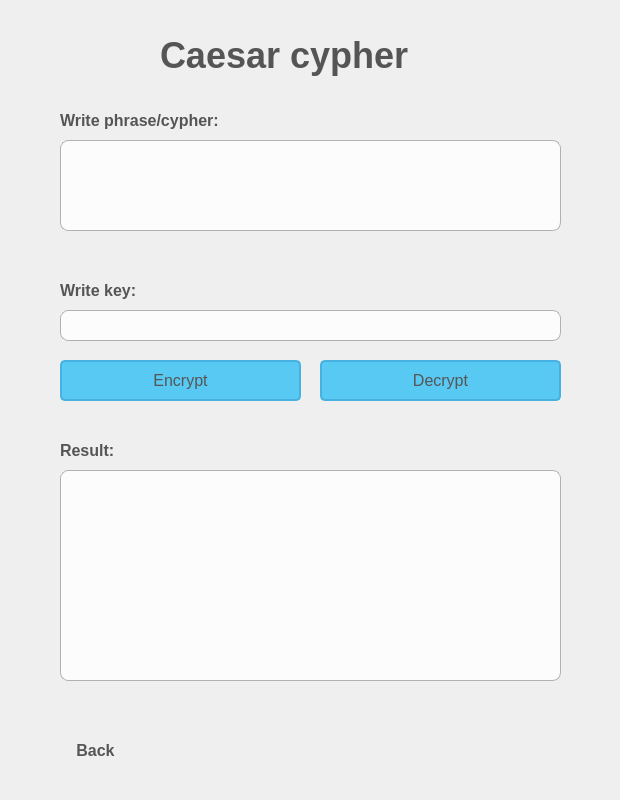
<?xml version="1.0" encoding="UTF-8"?>
<ui version="4.0">
 <class>Caesar_Cyper</class>
 <widget class="QWidget" name="Caesar_Cyper">
  <property name="geometry">
   <rect>
    <x>0</x>
    <y>0</y>
    <width>620</width>
    <height>800</height>
   </rect>
  </property>
  <property name="windowTitle">
   <string>Caesar cyper</string>
  </property>
  <property name="windowIcon">
   <iconset>
    <normaloff>caesar.ico</normaloff>caesar.ico</iconset>
  </property>
  <property name="styleSheet">
   <string notr="true">background-color: qlineargradient(x1:0, y1:0, x2:1, y2:1,
                                      stop:0 #4facfe, stop:1 #00f2fe);</string>
  </property>
  <widget class="QLineEdit" name="input">
   <property name="geometry">
    <rect>
     <x>60</x>
     <y>140</y>
     <width>501</width>
     <height>91</height>
    </rect>
   </property>
   <property name="toolTip">
    <string>&lt;html&gt;&lt;head/&gt;&lt;body&gt;&lt;p&gt;&lt;br/&gt;&lt;/p&gt;&lt;/body&gt;&lt;/html&gt;</string>
   </property>
   <property name="whatsThis">
    <string>&lt;html&gt;&lt;head/&gt;&lt;body&gt;&lt;p&gt;&lt;br/&gt;&lt;/p&gt;&lt;/body&gt;&lt;/html&gt;</string>
   </property>
   <property name="styleSheet">
    <string notr="true">background-color: rgba(255, 255, 255, 200); /* Легкая прозрачность */
    border-radius: 8px; /* Закругленные углы */
    border: 1px solid #b1b1b1; /* Граница вокруг текстового поля */
    padding: 5px; /* Немного отступа внутри поля */
    color: #333; /* Цвет текста */</string>
   </property>
   <property name="text">
    <string/>
   </property>
  </widget>
  <widget class="QLineEdit" name="input_key">
   <property name="geometry">
    <rect>
     <x>60</x>
     <y>310</y>
     <width>501</width>
     <height>31</height>
    </rect>
   </property>
   <property name="styleSheet">
    <string notr="true">background-color: rgba(255, 255, 255, 200); /* Легкая прозрачность */
    border-radius: 8px; /* Закругленные углы */
    border: 1px solid #b1b1b1; /* Граница вокруг текстового поля */
    padding: 5px; /* Немного отступа внутри поля */
    color: #333; /* Цвет текста */</string>
   </property>
   <property name="text">
    <string/>
   </property>
  </widget>
  <widget class="QLabel" name="label">
   <property name="geometry">
    <rect>
     <x>160</x>
     <y>20</y>
     <width>291</width>
     <height>71</height>
    </rect>
   </property>
   <property name="styleSheet">
    <string notr="true">QLabel {
    background-color: transparent; /* Прозрачный фон */
    color: #555; /* Цвет текста */
    font-size: 36px; /* Размер шрифта */
    font-weight: bold; /* Жирное начертание */
}</string>
   </property>
   <property name="text">
    <string>Caesar cypher</string>
   </property>
  </widget>
  <widget class="QLabel" name="label_2">
   <property name="geometry">
    <rect>
     <x>60</x>
     <y>110</y>
     <width>191</width>
     <height>21</height>
    </rect>
   </property>
   <property name="styleSheet">
    <string notr="true">QLabel {
    background-color: transparent; /* Прозрачный фон */
    color: #555; /* Цвет текста */
    font-size: 16px; /* Размер шрифта */
    font-weight: bold; /* Жирное начертание */
}</string>
   </property>
   <property name="text">
    <string>Write phrase/cypher:</string>
   </property>
  </widget>
  <widget class="QLabel" name="label_3">
   <property name="geometry">
    <rect>
     <x>60</x>
     <y>280</y>
     <width>101</width>
     <height>21</height>
    </rect>
   </property>
   <property name="styleSheet">
    <string notr="true">QLabel {
    background-color: transparent; /* Прозрачный фон */
    color: #555; /* Цвет текста */
    font-size: 16px; /* Размер шрифта */
    font-weight: bold; /* Жирное начертание */
}</string>
   </property>
   <property name="text">
    <string>Write key:</string>
   </property>
  </widget>
  <widget class="QPushButton" name="encryptButton">
   <property name="geometry">
    <rect>
     <x>60</x>
     <y>360</y>
     <width>241</width>
     <height>41</height>
    </rect>
   </property>
   <property name="styleSheet">
    <string notr="true">QPushButton {
    background-color: #57c9f2;
    border-radius: 5px; /* Закругленные углы для кнопки */
    border: 2px solid #47b2e1; /* Граница вокруг кнопки */
    color: #555; /* Цвет текста на кнопке */
    padding: 5px 10px; /* Внутренние отступы */
    font-size: 16px; /* Размер шрифта текста кнопки */
}

QPushButton:hover {
    background-color: #47b2e1; /* Цвет кнопки при наведении */
    color: white; /* Изменение цвета текста при наведении */
}

QPushButton:pressed {
    background-color: #3a9dbd; /* Цвет кнопки при нажатии */
    color: white; /* Изменение цвета текста при нажатии */
}
</string>
   </property>
   <property name="text">
    <string>Encrypt</string>
   </property>
  </widget>
  <widget class="QPushButton" name="decryptButton">
   <property name="geometry">
    <rect>
     <x>320</x>
     <y>360</y>
     <width>241</width>
     <height>41</height>
    </rect>
   </property>
   <property name="styleSheet">
    <string notr="true">QPushButton {
    background-color: #57c9f2;
    border-radius: 5px; /* Закругленные углы для кнопки */
    border: 2px solid #47b2e1; /* Граница вокруг кнопки */
    color: #555; /* Цвет текста на кнопке */
    padding: 5px 10px; /* Внутренние отступы */
    font-size: 16px; /* Размер шрифта текста кнопки */
}

QPushButton:hover {
    background-color: #47b2e1; /* Цвет кнопки при наведении */
    color: white; /* Изменение цвета текста при наведении */
}

QPushButton:pressed {
    background-color: #3a9dbd; /* Цвет кнопки при нажатии */
    color: white; /* Изменение цвета текста при нажатии */
}
</string>
   </property>
   <property name="text">
    <string>Decrypt</string>
   </property>
  </widget>
  <widget class="QTextEdit" name="output">
   <property name="geometry">
    <rect>
     <x>60</x>
     <y>470</y>
     <width>501</width>
     <height>211</height>
    </rect>
   </property>
   <property name="styleSheet">
    <string notr="true">background-color: rgba(255, 255, 255, 200); /* Легкая прозрачность */
    border-radius: 8px; /* Закругленные углы */
    border: 1px solid #b1b1b1; /* Граница вокруг текстового поля */
    padding: 5px; /* Немного отступа внутри поля */
    color: #333; /* Цвет текста */</string>
   </property>
  </widget>
  <widget class="QPushButton" name="back">
   <property name="geometry">
    <rect>
     <x>60</x>
     <y>730</y>
     <width>71</width>
     <height>41</height>
    </rect>
   </property>
   <property name="styleSheet">
    <string notr="true">background-color: rgb(255, 255, 255, 0);
border: none;
font-size: 16px;
color: #555;
font-weight: bold; 
</string>
   </property>
   <property name="text">
    <string>Back</string>
   </property>
   <property name="icon">
    <iconset>
     <normaloff>../img/backButton.png</normaloff>../img/backButton.png</iconset>
   </property>
  </widget>
  <widget class="QLabel" name="label_4">
   <property name="geometry">
    <rect>
     <x>60</x>
     <y>440</y>
     <width>101</width>
     <height>21</height>
    </rect>
   </property>
   <property name="styleSheet">
    <string notr="true">QLabel {
    background-color: transparent; /* Прозрачный фон */
    color: #555; /* Цвет текста */
    font-size: 16px; /* Размер шрифта */
    font-weight: bold; /* Жирное начертание */
}</string>
   </property>
   <property name="text">
    <string>Result:</string>
   </property>
  </widget>
 </widget>
 <resources/>
 <connections/>
</ui>
